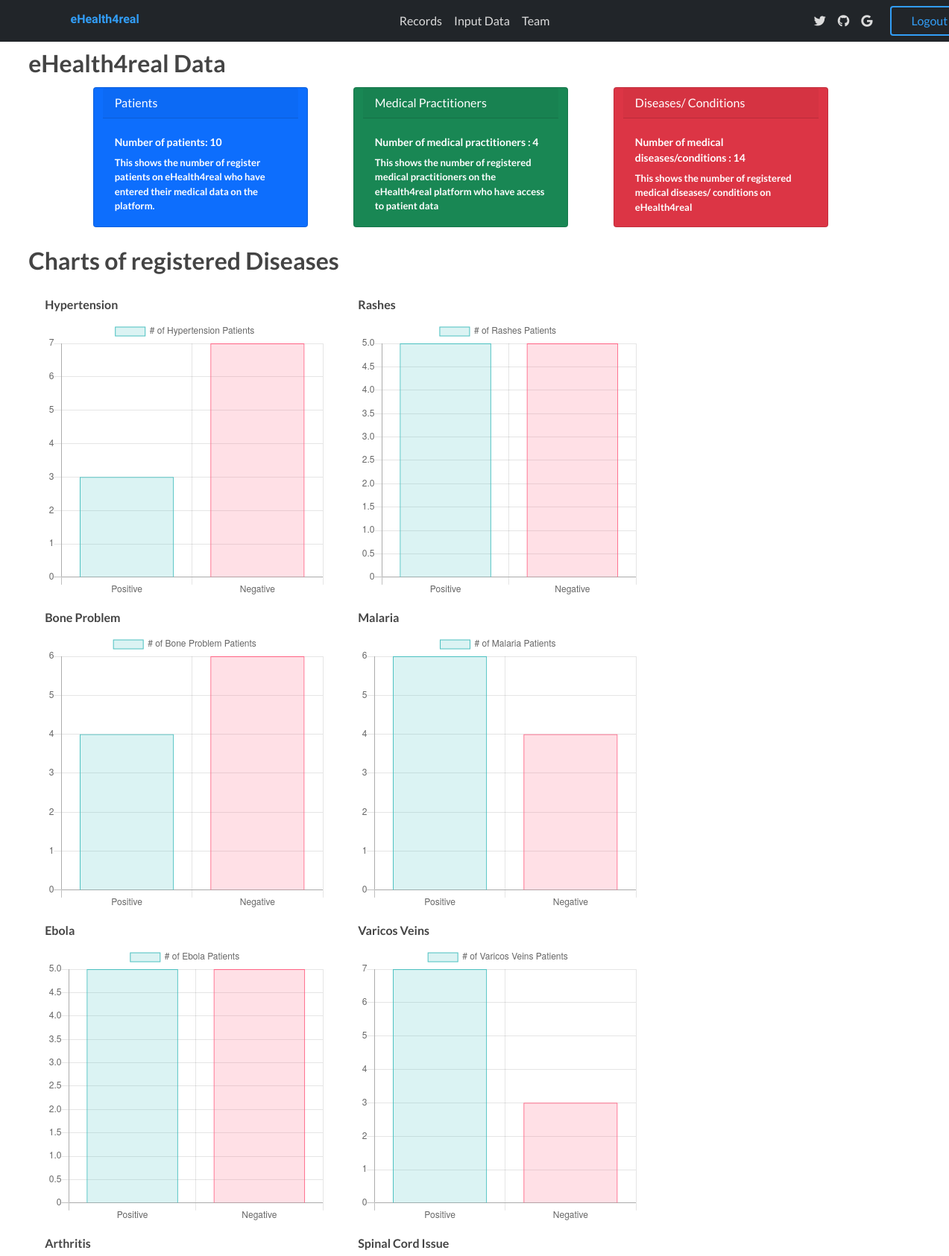
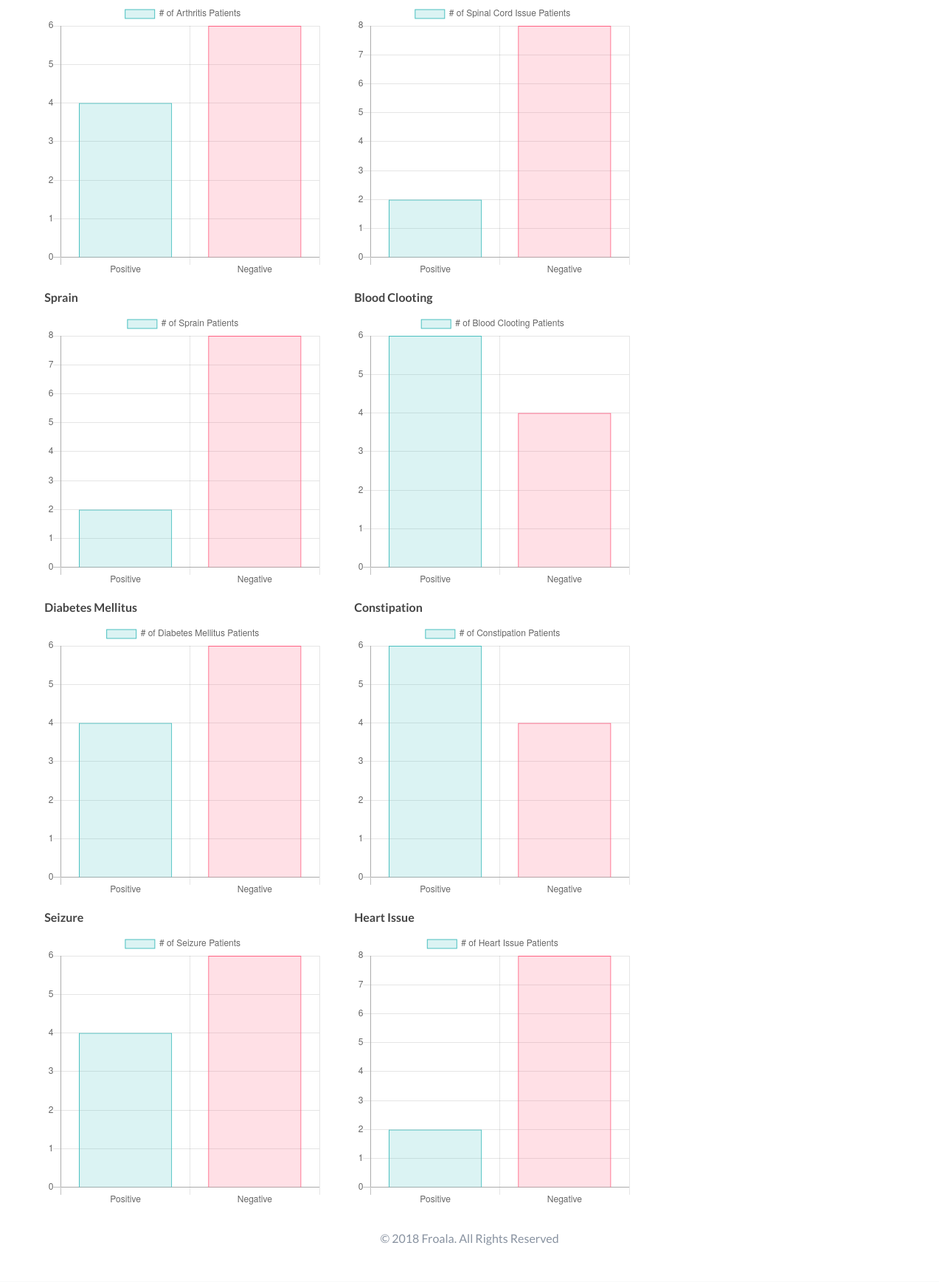
The app's page / (signed in) with its own data (2 pictures, top to bottom).
### medical/models.py (models this page shows, shortened)
class Disease(models.Model):
    name = models.CharField(max_length=100)
    date = models.DateField(default=timezone.now())
    def num_patients(self):
        p = Patient.objects.filter(registered=True)
        pd = Patient.objects.filter(registered=True).filter(diseases=self)
        return [len(pd), len(p)-len(pd)]  # Returns number of positive and number of negative patients of that disease

### medical/views.py (the view)
# urls.py: 2. Add a URL to urlpatterns:  path('', views.home, name='home')
@login_required(login_url='/login')
def home(request):
    diseases = Disease.objects.all()
    p = Patient.objects.filter(registered=True)
    m = Medic.objects.all()
    d = Disease.objects.all()
    context = {
        "diseases": diseases,
        "no_patients":  len(p),
        "no_medics":  len(m),
        "no_diseases":  len(d),
    }
    user = request.user
    groups = user.groups.all()
    groups = [group.name for group in groups]
    if "Patient" in groups:
        p = Patient.objects.get(user=user)
        if not p.registered:
            messages.error(request, f"Hey {request.user} you have not not entered you medical data, please click on 'Input Data'"
                                    " on the navigation bar to begin. Entering your medical data will "
                                    "help support eHealth4real")
    return render(request, 'home.html', context)

### medical/templates/home.html (shortened to what this page needs)
{% extends 'base.html' %}
{% block content %}
  <h2 style="margin-left:3%;">
    eHealth4real Data
  </h2>
  <div class="row" style="margin-left: 5%; color: white;">
      <div class="card text-white bg-primary mb-3" style="max-width: 18rem; margin-left: 5%;">
      <div class="card-header">Patients</div>
      <div class="card-body">
      <h5 class="card-title">Number of patients: {{no_patients}}</h5>
      <h6 class="card-text">This shows the number of register patients on eHealth4real who have entered their medical data on the platform.</h6>
      </div>
      </div>
      <div class="card text-white bg-success mb-3" style="max-width: 18rem; margin-left: 5%;">
      <div class="card-header">Medical Practitioners</div>
      <div class="card-body">
      <h5 class="card-title">Number of medical practitioners : {{no_medics}}</h5>
      <h6 class="card-text">This shows the number of registered medical practitioners on the eHealth4real platform who have access to patient data</h6>
      </div>
      </div>
      <div class="card text-white bg-danger mb-3" style="max-width: 18rem; margin-left: 5%;">
      <div class="card-header">Diseases/ Conditions</div>
      <div class="card-body">
      <h5 class="card-title">Number of medical diseases/conditions : {{no_diseases}}</h5>
      <h6 class="card-text">This shows the number of registered medical diseases/ conditions on eHealth4real</h6>
      </div>
      </div>
  </div>
  <h2 style="margin-left:3%;">
    Charts of registered Diseases
  </h2>
  <div class="row" style="margin-left: 3%">
     {% for disease in diseases %}
    {% include 'chart.html' with disease=disease %}
    {% endfor %}
  </div>
{% endblock content %}

### medical/templates/chart.html (shortened to what this page needs)
  <div class="chart">
      <h4>{{disease.name}}</h4>
     <canvas id="{{disease.name}}" width="400" height="400"></canvas>
  </div>
<script>
var ctx = document.getElementById('{{disease.name}}').getContext('2d');
var myChart = new Chart(ctx, {
    type: 'bar',
    data: {
        labels: ['Positive','Negative'],
        datasets: [{
            label: '# of {{disease.name}} Patients',
            data: {{disease.num_patients}},
            backgroundColor: [
                'rgba(75, 192, 192, 0.2)',
                'rgba(255, 99, 132, 0.2)',
            ],
            borderColor: [
                'rgba(75, 192, 192, 1)',
                'rgba(255, 99, 132, 1)'
            ],
            borderWidth: 1
        }]
    },
    options: {
        scales: {
            yAxes: [{
                ticks: {
                    beginAtZero: true
                }
            }]
        }
    }
});
</script>

### medical/static/css/froala_blocks.css (style rules this page uses)
*, *::before, *::after { box-sizing: border-box; }
html { font-family: sans-serif; line-height: 1.15; -webkit-text-size-adjust: 100%; -ms-text-size-adjust: 100%; -ms-overflow-style: scrollbar; -webkit-tap-highlight-color: rgba(0, 0, 0, 0); }
body { margin: 0; font-family: Lato, Helvetica, Arial; font-size: 1em; font-weight: 400; line-height: 1.5; color: #444444; text-align: left; background-color: #fff; }
h1, h2, h3, h4, h5, h6 { margin-top: 0; margin-bottom: 0.5rem; }
h1, h2, h3, h4, h5, h6, .h1, .h2, .h3, .h4, .h5, .h6 { margin-bottom: 0.5rem; font-family: inherit; font-weight: 600; line-height: 1.5; color: inherit; }
h2, .h2 { font-size: 2rem; }
h4, .h4 { font-size: 1rem; }
h5, .h5 { font-size: 0.875rem; }
h6, .h6 { font-size: 0.813rem; }
h1, h2, h3, h4, h5, h6, .h1, .h2, .h3, .h4, .h5, .h6 { margin-top: 0.3rem; }

### medical/static/css/custom.css (style rules this page uses)
.chart { height: 400px; width: 400px; margin: 10px; }

### records on screen
Disease: name "Hypertension"
Disease: name "Rashes"
Disease: name "Bone Problem"
Disease: name "Malaria"
Disease: name "Ebola"
Disease: name "Varicos Veins"
Disease: name "Arthritis"
Disease: name "Spinal Cord Issue"
Disease: name "Sprain"
Disease: name "Blood Clooting"
Disease: name "Diabetes Mellitus"
Disease: name "Constipation"
Disease: name "Seizure"
Disease: name "Heart Issue"

### other values on screen
{{ no_patients }} "10"
{{ no_medics }} "4"
{{ no_diseases }} "14"
chart data {{ disease.name }} Hypertension, Rashes, Bone Problem, Malaria, Ebola, Varicos Veins, Arthritis, Spinal Cord Issue, Sprain, Blood Clooting, Diabetes Mellitus, Constipation, Seizure, Heart Issue
chart data {{ disease.num_patients }} [3, 7], [5, 5], [4, 6], [6, 4], [5, 5], [7, 3], [4, 6], [2, 8], [2, 8], [6, 4], [4, 6], [6, 4], [4, 6], [2, 8]
